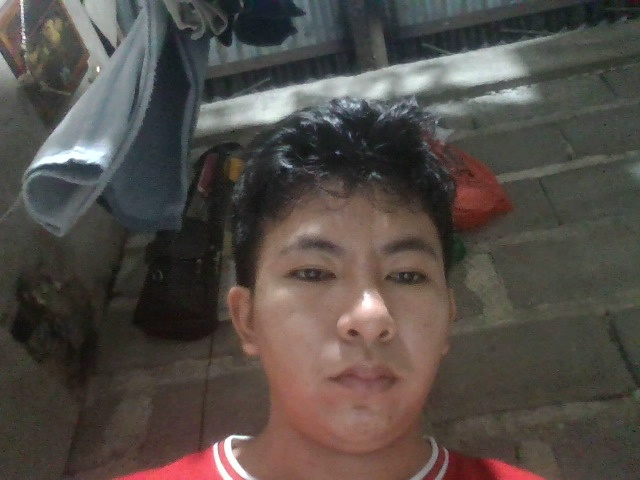
#> input picture face_data/21-000002/0.jpg, 640 x 480 px
$ python validate_face.py ../face_data/21-000002/0.jpg   (older library calls are emulated)
#> lines starting #> are read from the running program, lines starting #| are printed output that depends on the picture
#!/usr/bin/env python3
import sys
import cv2
import numpy as np
import json

def validate_face(image_path):
    """
    Validates if an image contains a suitable face for recognition.

    Parameters:
    image_path (str): Path to the image file

    Returns:
    dict: Results of validation with success status and message
    """
#> called with image_path = '../face_data/21-000002/0.jpg'
    # Load image
    image = cv2.imread(image_path)
#> image is the input picture: shape (480, 640, 3); mean B, G, R 71.2, 76.3, 83.2
    if image is None:
        return {'success': False, 'message': 'Could not load image'}

    # Convert to grayscale
    gray = cv2.cvtColor(image, cv2.COLOR_BGR2GRAY)
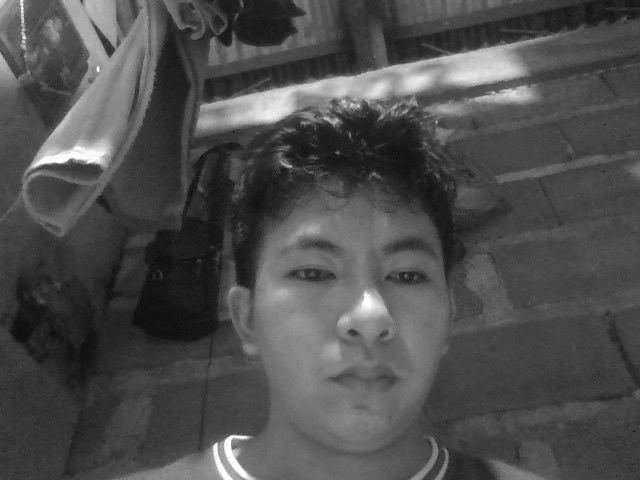
#> gray: shape (480, 640); min 11, max 255, mean 77.8

    # Check image brightness
    avg_brightness = np.mean(gray)
#> avg_brightness = 77.76
    if avg_brightness < 50:
        return {'success': False, 'message': 'Image too dark'}

    # Check image contrast
    std_dev = np.std(gray)
#> std_dev = 38.73
    if std_dev < 30:
        return {'success': False, 'message': 'Image has low contrast'}

    # Check image blur
    laplacian_var = cv2.Laplacian(gray, cv2.CV_64F).var()
#> laplacian_var = 127
    if laplacian_var < 100:
        return {'success': False, 'message': 'Image too blurry'}

    # Load face detector
    face_cascade = cv2.CascadeClassifier(cv2.data.haarcascades + 'haarcascade_frontalface_default.xml')

    # Detect faces
    faces = face_cascade.detectMultiScale(gray, 1.3, 5)
#> faces = [[218, 168, 276, 276]]

    if len(faces) == 0:
        return {'success': False, 'message': 'No face detected'}

    if len(faces) > 1:
        return {'success': False, 'message': 'Multiple faces detected'}

    # Check face size and position
    x, y, w, h = faces[0]
#> x = 218; y = 168; w = 276; h = 276
    face_size = w * h
#> face_size = 76176
    image_size = image.shape[0] * image.shape[1]
#> image_size = 307200
    face_ratio = face_size / image_size
#> face_ratio = 0.248

    # Face should be at least 10% of the image
    if face_ratio < 0.1:
        return {'success': False, 'message': 'Face too small'}

    # Check if face is centered
    center_x = x + w/2
#> center_x = 356
    center_y = y + h/2
#> center_y = 306
    image_center_x = image.shape[1]/2
#> image_center_x = 320
    image_center_y = image.shape[0]/2
#> image_center_y = 240

    # Distance from center
    distance_from_center = np.sqrt((center_x - image_center_x)**2 + (center_y - image_center_y)**2)
#> distance_from_center = 75.18
    max_distance = np.sqrt((image_center_x)**2 + (image_center_y)**2) * 0.3  # 30% of max possible distance
#> max_distance = 120

    if distance_from_center > max_distance:
        return {'success': False, 'message': 'Face not centered'}

    # All checks passed
    return {'success': True, 'message': 'Face validation successful'}

if __name__ == '__main__':
    if len(sys.argv) != 2:
        print(json.dumps({'success': False, 'message': 'Invalid arguments'}))
        sys.exit(1)

    image_path = sys.argv[1]
    result = validate_face(image_path)
    print(json.dumps(result))

$ run again, on face_data/21-000002/3.jpg
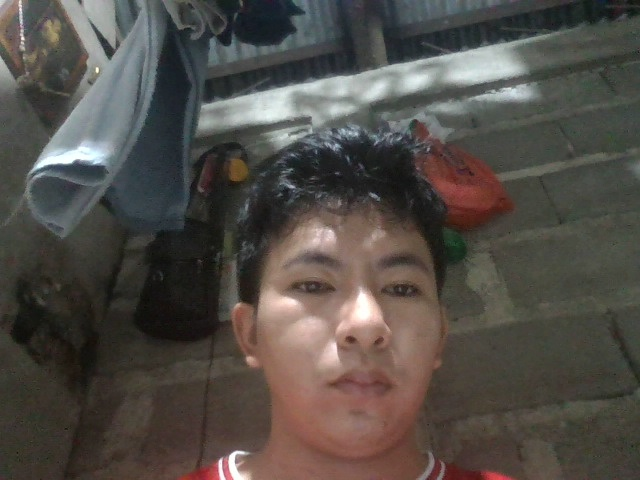
#> input picture face_data/21-000002/3.jpg, 640 x 480 px
#> in validate_face, image is the input picture: shape (480, 640, 3); mean B, G, R 71.9, 77.3, 82.5
#> in validate_face, `gray = cv2.cvtColor(image, cv2.COLOR_BGR2GRAY)`:
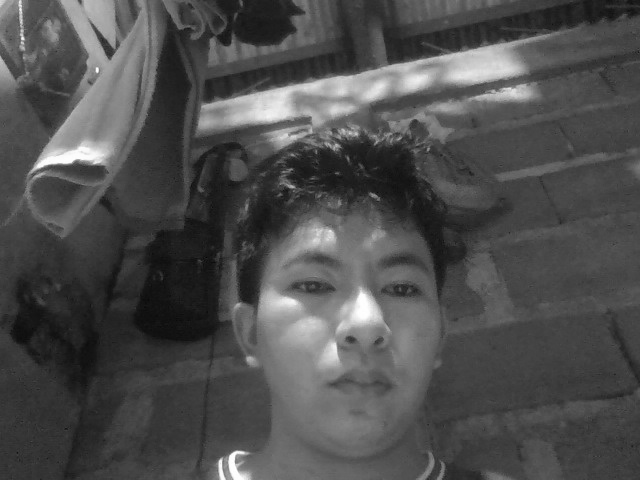
#> gray: shape (480, 640); min 2, max 255, mean 78.3
#> avg_brightness = 78.26
#> std_dev = 40.01
#> laplacian_var = 128
#> faces = [[231, 187, 255, 255]]
#> x = 231; y = 187; w = 255
#> face_size = 65025
#> face_ratio = 0.212
#> center_x = 358.5
#> center_y = 314.5
#> distance_from_center = 83.86
